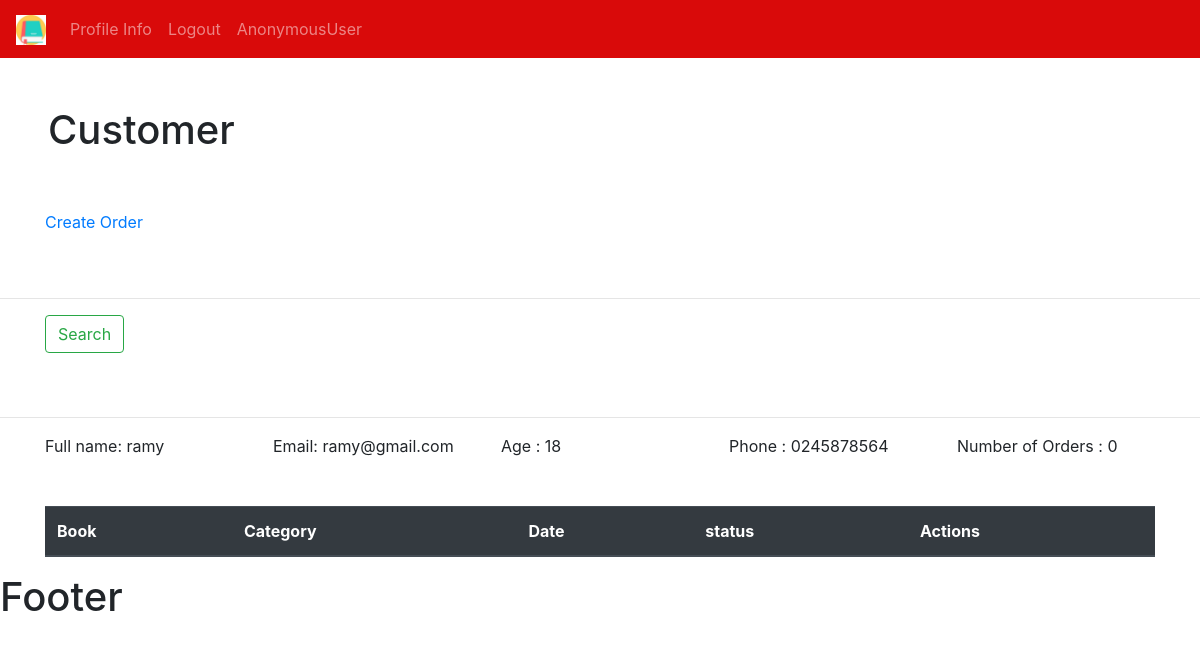
The app's page /customer/1/, older data.
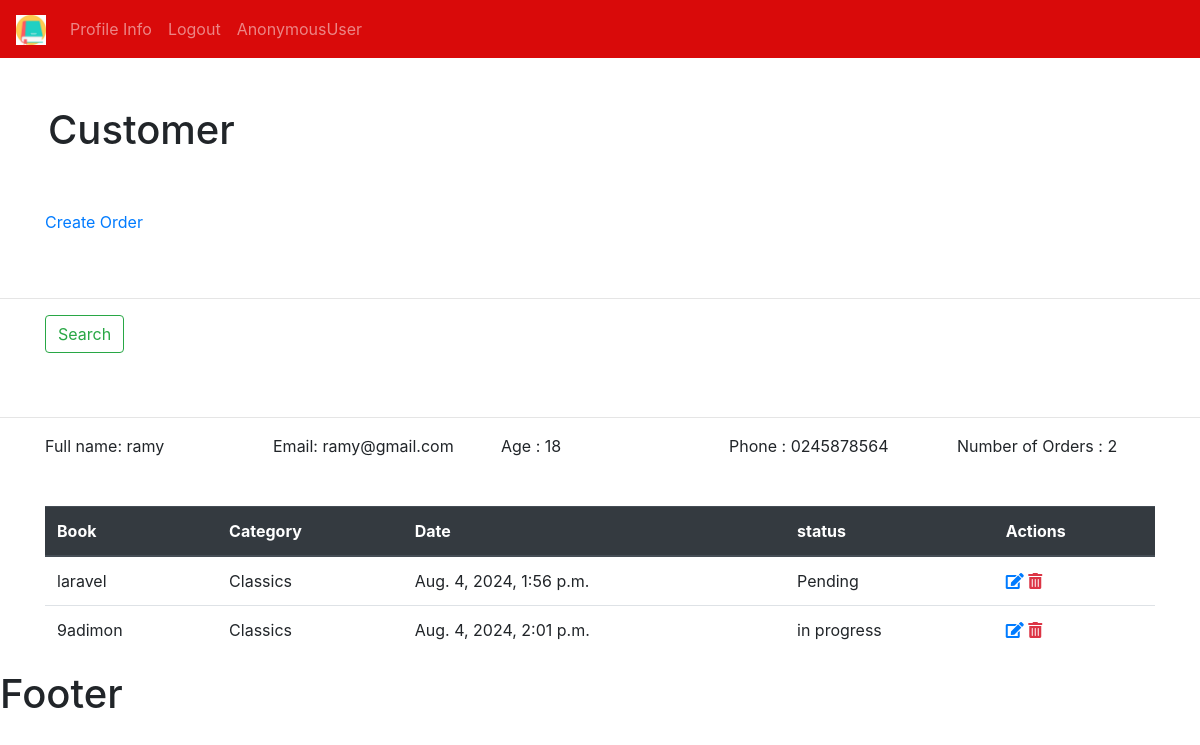
The same page, newer data.
### bookstore/models.py (models this page shows)
class Order(models.Model):
    STATUS= (
        ('Pending','Pending'),
        ('Delivered','Delivered'),
        ('in progress','in progress'),
        ('out of order','out of order')
    )
    customer = models.ForeignKey(Customer, null=True, on_delete=models.SET_NULL)
    book = models.ForeignKey(Book, null=True, on_delete=models.SET_NULL)
    tags = models.ManyToManyField(Tag)
    date_created = models.DateTimeField(auto_now_add=True, null=True)
    status =  models.CharField(max_length=200, null=True,choices=STATUS)

class Book(models.Model):
    CATEGORY = ( #tuple
        ('Classics','Classics'),
        ('Comic Book','Comic Book'),
        ('Fantasy','Fantasy'),
        ('Horror','Horror')
    )
    name = models.CharField(max_length=190, null=True)
    author = models.CharField(max_length=190, null=True)
    price = models.FloatField( null=True)
    category = models.CharField(max_length=190, null=True ,choices=CATEGORY  )
    description = models.CharField(max_length=200, null=True)
    tags = models.ManyToManyField(Tag)
    date_created = models.DateTimeField(auto_now_add=True, null=True)
    def __str__(self):
         return self.name

### bookstore/views.py (the view)
# urls.py: path('customer/<int:pk>/',views.customer,name='customer'),
def customer(request,pk):
    customer = Customer.objects.get(id=pk)
    orders = customer.order_set.all()
    total_orders = orders.count()
    myContext = {
        'customer': customer ,
        'orders': orders,
        'total_orders': total_orders
    }
    return render(request=request , template_name='bookstore/customer.html',context=myContext)

### bookstore/templates/bookstore/customer.html (shortened to what this page needs)
{% extends 'bookstore/main.html'%}
{% block content %}
<h1 class="p-5">Customer</h1>
<div class="container pb-5">
  <div class="row">
    <div class="col-sm">
    <a href="{% comment %}{% url 'create' customer.id %}{% endcomment %}"> Create Order</a>
    </div>
  </div>
</div>
<hr>
<div class="container pb-5">
  <div class="row">
    <div class="col-sm">
    <form class="form-inline my-2 my-lg-0" method="GET">
      <button class="btn btn-outline-success my-2 my-sm-0" type="submit">Search</button>
    </form>
    </div>
  </div>
</div>
<hr>
<div class="container pb-5">
  <div class="row">
    <div class="col-sm">
    Full name:   {{customer.name}}
    </div>
    <div class="col-sm">
    Email:   {{customer.email}}
    </div>
    <div class="col-sm">
    Age :   {{customer.age}}
    </div>
    <div class="col-sm">
    Phone :   {{customer.phone}}
    </div>
      <div class="col-sm">
    Number of Orders :   {{total_orders}}
    </div>
  </div>
</div>
<div class="container">
<table class="table">
  <thead class="thead-dark">
    <tr>
      <th scope="col">Book</th>
      <th scope="col">Category</th>
      <th scope="col">Date</th>
       <th scope="col">status</th>
       <th scope="col">Actions</th>
    </tr>
  </thead>
  <tbody>
   {% for item in orders  %}
        <tr>
         <td>{{item.book}}</td>
      <td>{{item.book.category}}</td> {% comment %}//from foreign key{% endcomment %}
      <td>{{item.date_created}}</td>
      <td>{{item.status}}</td>
       <td>
       <a href="{% comment %}{% url 'update' item.id%}{% endcomment %}"><i class="fas fa-edit"></i></a>
       <a class="text-danger" href="{% comment %}{% url 'delete' item.id %}{% endcomment %}"><i class="fas fa-trash-alt"></i></a>
       </td>
       </tr>
      {% endfor %}
  </tbody>
</table>
</div>
{% endblock %}

Row changes from the older to the newer data that the page shows:
added Order: book "laravel", book.category "Classics", date_created "Aug. 4, 2024, 1:56 p.m.", status "Pending"
added Order: book "9adimon", book.category "Classics", date_created "Aug. 4, 2024, 2:01 p.m.", status "in progress"
Text that changed along with them:
{{ total_orders }}: "0" → "2"
